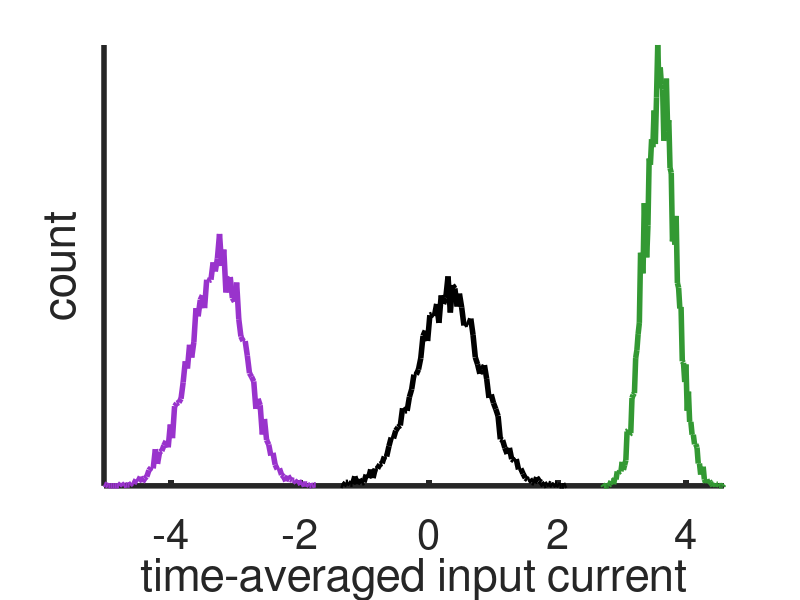
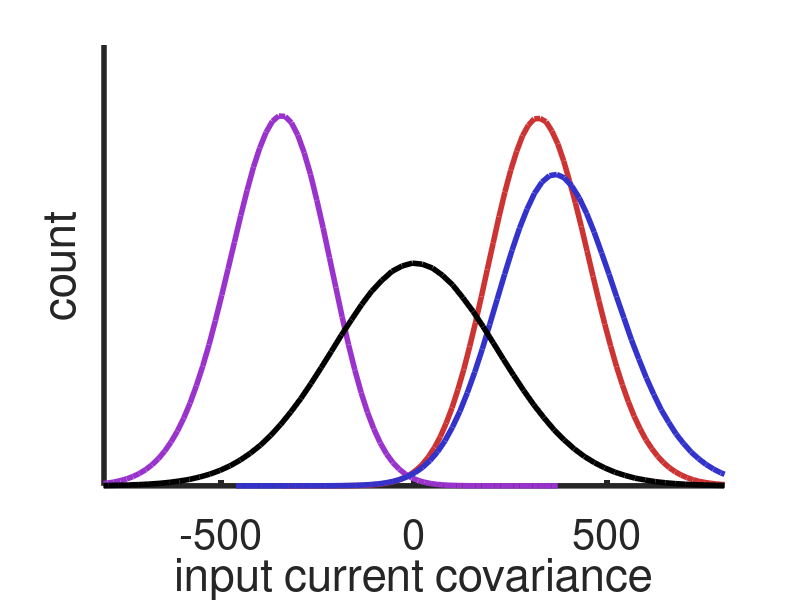

The MATLAB script that drew these images, in order:


clear
close all

lw=4;
fs=30;

RRclr=[.6 .2 .8];%[.8 .6 .1];
XXclr=[.2 .6 .2];
XRclr=[.8 .6 .1];%[.6 .6 .6];
IIclr=[0 0 0];

eeclr=[.8 .2 .2];
eiclr=[.6 .2 .8];
iiclr=[.2 .2 .8];

load Fig1D4Csim.mat

mSCorrAll

figure
plot(X_edges/winsize,X_hist, 'LineWidth',lw, 'Color',XXclr)
hold on
plot(R_edges/winsize,R_hist, 'LineWidth',lw, 'Color',RRclr)
plot(I_edges/winsize,I_hist, 'LineWidth',lw, 'Color',IIclr)
%axis([-9e4 9e4 0 max(ee_hist)*1.2])
axis tight
xlabel('time-averaged input current')
ylabel('count')
temp=get(gcf,'Position');
temp(3:4)=[500 400];
set(gcf,'Position',temp)
set(gca,'YTick',[])
box off
set(gca,'LineWidth',lw)
set(gca,'FontSize',fs)


figure
plot( ee_edges,ee_hist, 'LineWidth',lw, 'Color',eeclr)
hold on
plot( ei_edges,ei_hist, 'LineWidth',lw, 'Color',eiclr)
plot( ii_edges,ii_hist, 'LineWidth',lw, 'Color',iiclr)
plot( II_edges,II_hist, 'LineWidth',lw, 'Color',IIclr)
%legend('XX','XR','RR','II (total)')
%set(gca,'xlim',[-802 802])
axis([-802 802 0 max(ee_hist)*1.2])
xlabel('input current covariance')
ylabel('count')
temp=get(gcf,'Position');
temp(3:4)=[500 400];
set(gcf,'Position',temp)
set(gca,'YTick',[])
box off
set(gca,'LineWidth',lw)
set(gca,'FontSize',fs)
